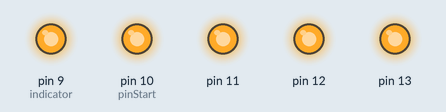
Bench run of a sketch on a simulated Arduino Uno, built with avr-gcc and run on an emulated ATmega328P. On the bench: output pins drawn as LEDs (lit = HIGH). What the sketch prints to the serial monitor is not drawn.

Above: at 1.05 s.
Timing chart, 0 to 4.0 s (numbered marks = the images above):
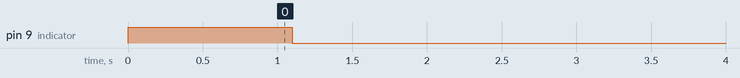

Measured:
- by itself, pin 9 (indicator): HIGH → LOW at 1.1 s

The sketch:

FlashingLights081414.ino
```cpp
/* Write an array of firing frequencies and pulse widths


 For the below code, the following convention is used:
 Frequencies are in Hz
 Pulse widths are in milliseconds

 The LED array is indexed as follows:
  _________________________________
 |  1   2   1   2   3   4   3   4  |
 |  1   2   1   2   3   4   3   4  |
 |  1   2   1   2   3   4   3   4  |
 |_________________________________|


 NOTE: The Buckpuck interpets a high control voltage as
 of and a low control voltage as on. It's stupid, but it
 probably made life easier for the guy who designed it. Oh
 well. Anyways, that explains why the digital write commands
 seem backwards.

 Stephen Thornquist June 28 2014
 */

 // indicator is the pin corresponding to the indicator LED
const int indicator = 9;
const int pinStart = 10;
const int pinEnd = 14;
const int numPins = pinEnd - pinStart;
// Timescale says how many of our selected timescale are in a second
// so if we use microseconds, we should switch this to 1000000
const int timescale = 1000;
// startTime is how long until it should start
unsigned long startTime = 0;
// duration is how long the Arduino should run its protocol.
unsigned long duration = 1200000; // 20 minutes
// endOfDays is when the protocol should end
unsigned long endOfDays = startTime + duration;
// Array of frequencies desired (in Hz)
// To tell a controller to be constantly off, input 0 for frequency
double freqSet[numPins] = {0, 10, 0, 10};
double freq[numPins] = {};
// Array of pulse widths desired (in milliseconds)
// You don't need to worry about pulse width for constant
// LEDs.
int pulseWidthSet[numPins] = {0, 10, 0, 10};
double pulseWidth[numPins] = {};

unsigned long lastOn[numPins]={ 0, 0, 0, 0 };

// flipTime tells you how long to run a pulse pattern before switching
// to its inverse.
unsigned long flipTime = 1000*60*5;
// the int flip keeps track of whether or not the state is flipped
int flip = 1;
/* Load setup and initialize every pin as an output.
   Further, if the pin is set to be constant, initialize that.
*/
void setup() {
  Serial.begin(9600);
  for(int pin = pinStart; pin < pinEnd; pin++){
    pinMode(pin,OUTPUT);
    digitalWrite(pin,HIGH);
  }
    pinMode(indicator,OUTPUT);
    digitalWrite(indicator,HIGH);
    delay(1000);
    digitalWrite(indicator,LOW);
}

// Run this loop ad electrical nauseum
void loop() {
  unsigned long currentTime = millis();
  // check to see if it's time to flip
  if( ( (currentTime/flipTime)%2 == 0 ) && flip == 1 ) {
    digitalWrite(indicator,HIGH);
    delay(100);
    for(int pinScan = 0; pinScan < numPins; pinScan++) {
      freq[pinScan] = freqSet[pinScan];
    }
    flip = 0;
    digitalWrite(indicator,LOW);
  }
  if( ((currentTime/flipTime)%2 == 1) && flip == 0 ) {
    digitalWrite(indicator,HIGH);
    delay(100);
    for(int pinScan = 0; pinScan < numPins; pinScan=pinScan + 2) {
      freq[pinScan] = freqSet[pinScan+1];
    }
    for(int pinScan = 1; pinScan < numPins; pinScan=pinScan + 2) {
      freq[pinScan] = freqSet[pinScan-1];
    }
    flip = 1;
    digitalWrite(indicator,LOW);
  }
  if(currentTime > startTime && currentTime<endOfDays) {
    // Step through each pin, indexed from 0
    for(int pinScan = 0; pinScan < numPins; pinScan++){
      // See if this pin is supposed to be constantly on
      if(freq[pinScan]!=0) {
        // Now make sure the pin is supposed to be on (not yet implemented, was buggy)
          // If it has been the pulse width since the last time the LED
          // was turned on, turn it off.
          if((currentTime-lastOn[pinScan]) > pulseWidth[pinScan]) {
            Serial.write('Off');
            digitalWrite(pinScan+pinStart, HIGH);
          }

          // If it's been timescale/frequency units of time since the LED
          // was last turned on, turn it on again. Then annotate
          // having done so by updating the lastOn array.
          if((double(currentTime - lastOn[pinScan])*freq[pinScan])>=timescale){
            digitalWrite(pinScan + pinStart, LOW);
            Serial.write('On');
            lastOn[pinScan] = currentTime;
          }
      }
    }
  }
}
```
